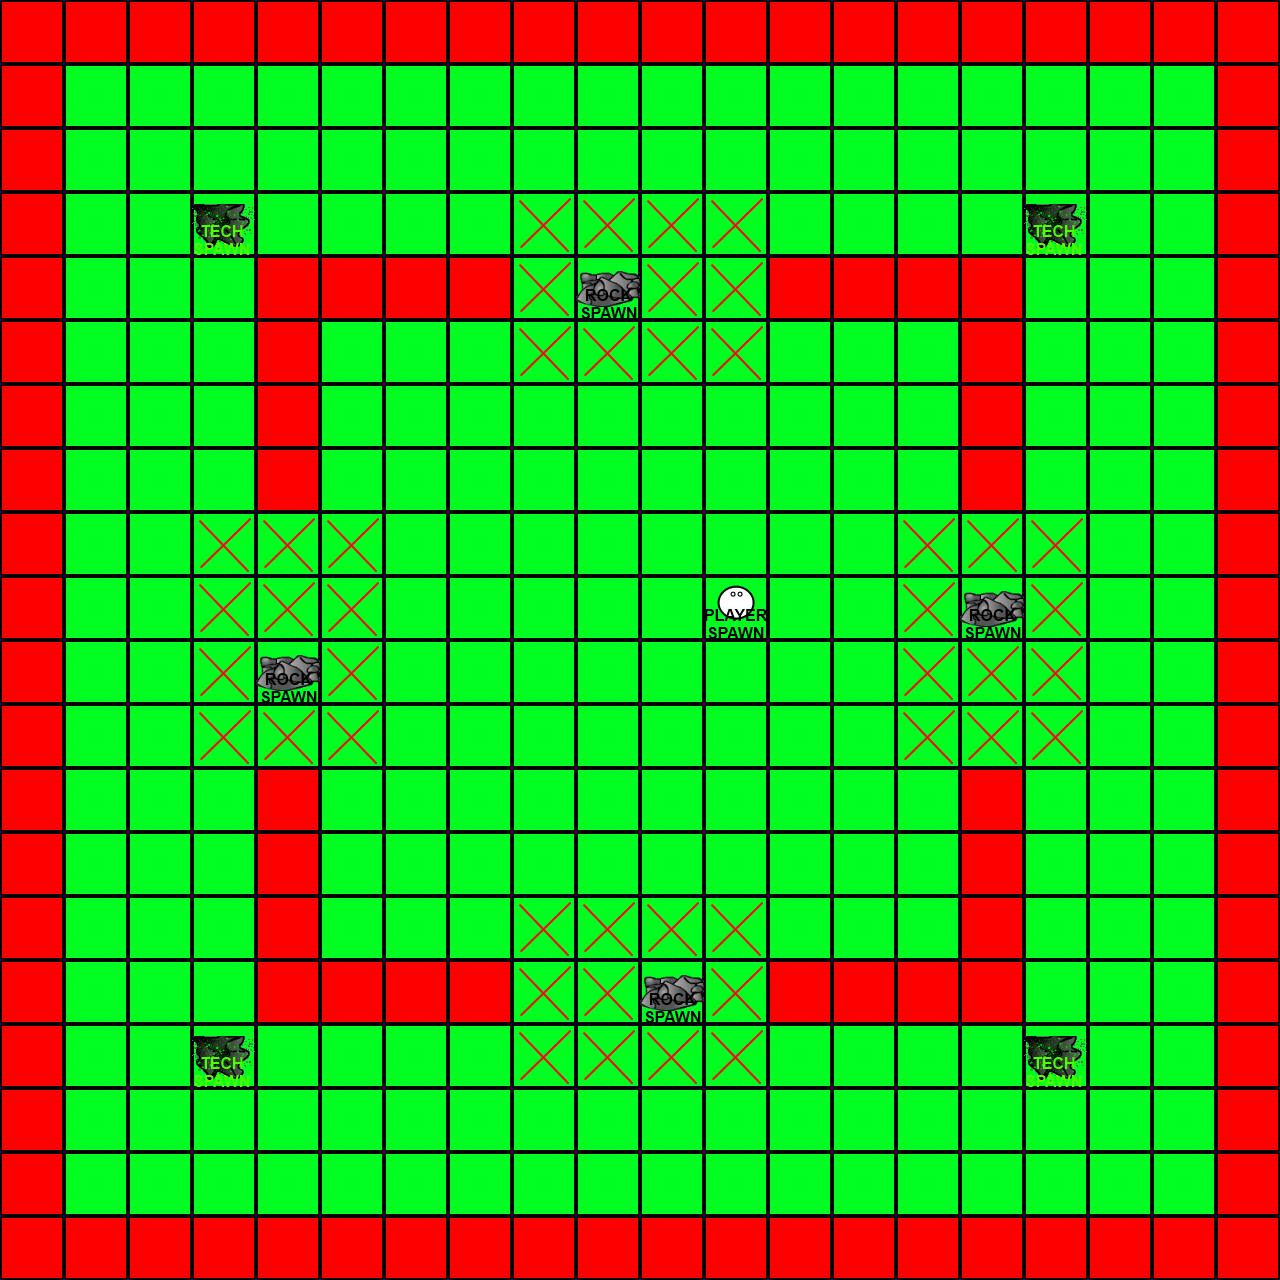

The image is a tile-based game level rendered from a .tmx file. Its description and source (layers, tilesets, objects; grid data summarised) follow:
An orthogonal 20x20 tile map with 64x64 px tiles, 2 tile layers (tiles, spawns).

<map version="1.0" orientation="orthogonal" width="20" height="20" tilewidth="64" tileheight="64">
 <tileset firstgid="1" name="tileset" tilewidth="64" tileheight="64">
  <image source="tileset.png" width="448" height="64" />
 </tileset>
 <layer name="tiles" width="20" height="20">
  <data>[400 cells, 400 non-empty, 3 distinct tile ids]</data>
 </layer>
 <layer name="spawns" width="20" height="20">
  <data>[400 cells, 9 non-empty, 3 distinct tile ids]</data>
 </layer>
</map>
